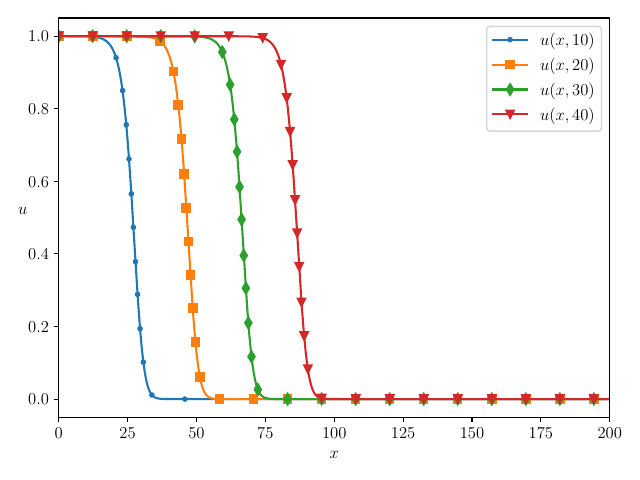

Write Python code to recreate this figure.
from matplotlib import pyplot
import numpy


pyplot.rcParams["text.usetex"] = True
pyplot.rcParams["font.size"] = 12


def readfile(path):
    with open(path, 'r') as f:
        lines = f.read().splitlines()
        
    ts, us = [], []
    for line in lines:
        t, *u = line.split()
        ts.append(float(t))
        us.append(list(map(float, u)))
        
    return ts, us


if __name__ == '__main__':
    ts, us = readfile('50.txt')
    
    x = numpy.concatenate([numpy.array([0]), numpy.arange(0.025, 200, 0.05), numpy.array([200])])
    pyplot.plot(x, us[10000], label='$u(x, 10)$', marker='.', markevery=0.05)
    pyplot.plot(x, us[20000], label='$u(x, 20)$', marker='s', markevery=0.05)
    pyplot.plot(x, us[30000], label='$u(x, 30)$', marker='d', markevery=0.05)
    pyplot.plot(x, us[40000], label='$u(x, 40)$', marker='v', markevery=0.05)
    
    pyplot.xlim(0, 200)
    pyplot.xticks([0, 25, 50, 75, 100, 125, 150, 175, 200])
    
    pyplot.xlabel('$x$')
    pyplot.ylabel('$u$', rotation=0)
    
    pyplot.tight_layout()
    pyplot.legend()
    pyplot.savefig('50.pdf')
